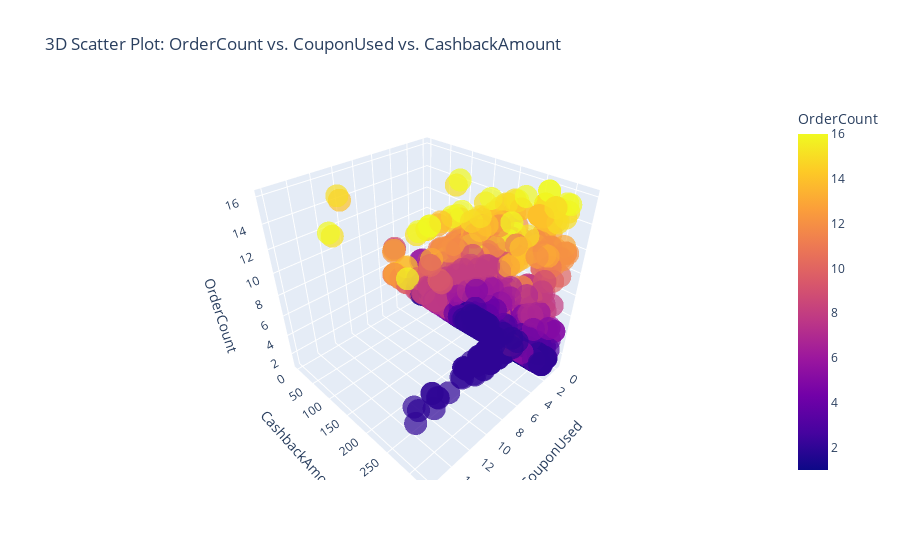

The notebook cell this image was saved under:
### Code cell
import plotly.express as px
fig = px.scatter_3d(
    customer_behaviour_df,
    x='CouponUsed',
    y='CashbackAmount',
    z='OrderCount',
    color='OrderCount',  # Color points by OrderCount
    opacity=0.7,          # Set opacity for better visibility
    title='3D Scatter Plot: OrderCount vs. CouponUsed vs. CashbackAmount'
)

# Customize axis labels
fig.update_layout(scene=dict(xaxis_title='CouponUsed', yaxis_title='CashbackAmount', zaxis_title='OrderCount'))

# Show the plot
fig.show()

### Figure 1 — Plotly figure (JSON) as saved in the notebook; plotly's stock layout.template omitted (floating-point values rounded to 4 significant figures; data arrays with more than 128 entries replaced by an {"elided": "..."} marker saying what was removed)
{"data": [{"hovertemplate": "CouponUsed=%{x}<br>CashbackAmount=%{y}<br>OrderCount=%{marker.color}<extra></extra>", "legendgroup": "", "marker": {"color": {"elided": "5630 int values"}, "coloraxis": "coloraxis", "opacity": 0.7, "symbol": "circle"}, "mode": "markers", "name": "", "scene": "scene", "showlegend": false, "type": "scatter3d", "x": {"elided": "5630 int values"}, "y": {"elided": "5630 float values"}, "z": {"elided": "5630 int values"}}], "layout": {"coloraxis": {"colorbar": {"title": {"text": "OrderCount"}}, "colorscale": [[0, "#0d0887"], [0.1111, "#46039f"], [0.2222, "#7201a8"], [0.3333, "#9c179e"], [0.4444, "#bd3786"], [0.5556, "#d8576b"], [0.6667, "#ed7953"], [0.7778, "#fb9f3a"], [0.8889, "#fdca26"], [1, "#f0f921"]]}, "legend": {"tracegroupgap": 0}, "scene": {"domain": {"x": [0, 1], "y": [0, 1]}, "xaxis": {"title": {"text": "CouponUsed"}}, "yaxis": {"title": {"text": "CashbackAmount"}}, "zaxis": {"title": {"text": "OrderCount"}}}, "title": {"text": "3D Scatter Plot: OrderCount vs. CouponUsed vs. CashbackAmount"}}}
